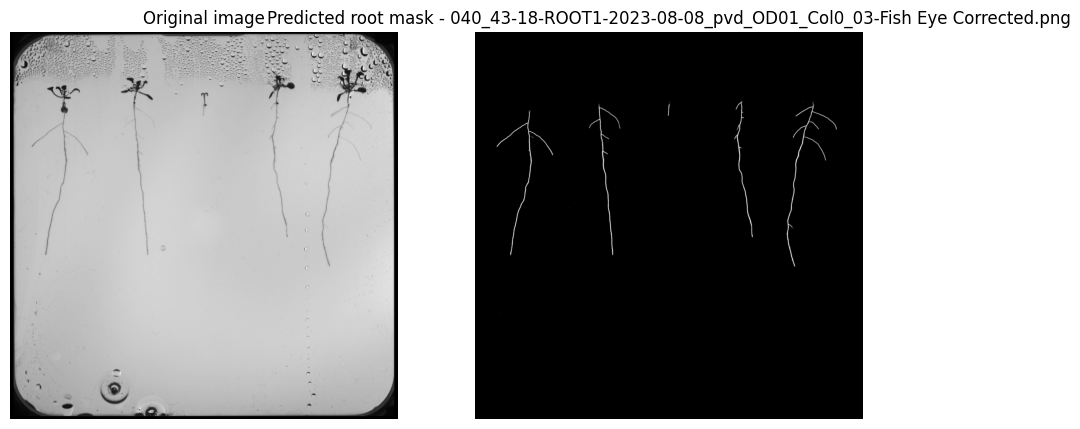
#> input picture Phase-1/Computer Vision Pipeline/1. Plant Organ Segmentation Models/root/example_1.png, 1080 x 429 px, given in place of 18-ROOT1-2023-08-08_pvd_OD001_f6h1_03-Fish Eye Corrected.png, which was not available
$ jupyter execute --allow-errors 'Data Preparation.ipynb'   (text cells are left out)
#> lines starting #> are read from the running program, lines starting #| are printed output that depends on the picture; after the words box and inside, x2 and y2 are one past the last pixel; in counts of white or black regions, pixels touching at a corner belong together; pictures that were not available may be replaced by others from this repository, and a replacement may not be noted
[cell 1]
import os
import cv2
import glob
import shutil

import numpy as np
import pandas as pd
import matplotlib.pyplot as plt
from patchify import patchify, unpatchify

[cell 2]
# Define the paths to the train, test, masks, train_sample, and mask_sample folders
train_folder = 'original_data/train'
test_folder = 'original_data/test'
masks_folder = 'original_data/Masks'

train_sample_folder = 'original_data/train_sample'
train_sample_masks_folder = 'original_data/train_sample_masks'

test_sample_folder = 'original_data/test_sample'
test_sample_masks_folder = 'original_data/test_sample_masks'


# Function to check if all mask files exist for an image
def has_all_masks(image_name):
    root_mask = os.path.join(masks_folder, f"{image_name}_root_mask.tif")
    occluded_root_mask = os.path.join(masks_folder, f"{image_name}_occluded_root_mask.tif")
    seed_mask = os.path.join(masks_folder, f"{image_name}_seed_mask.tif")
    shoot_mask = os.path.join(masks_folder, f"{image_name}_shoot_mask.tif")

    return (
        os.path.exists(root_mask) and
        os.path.exists(occluded_root_mask) and
        os.path.exists(seed_mask) and
        os.path.exists(shoot_mask)
    )

[cell 3]
# Loop through the train folder
for image_name in os.listdir(train_folder):
    image_path = os.path.join(train_folder, image_name)

    # Check if all mask files exist for the current image
    if has_all_masks(os.path.splitext(image_name)[0]):
        # Copy the image to train_sample folder
        shutil.copy(image_path, os.path.join(train_sample_folder, image_name))

        # Copy the masks to mask_sample folder
        for mask_type in ['root', 'occluded_root', 'seed', 'shoot']:
            mask_file = f"{image_name.split('.')[0]}_{mask_type}_mask.tif"
            mask_path = os.path.join(masks_folder, mask_file)
            shutil.copy(mask_path, os.path.join(train_sample_masks_folder, mask_file))

print("Data preparation complete.")

[cell 4]
# Loop through the test folder and perform the same steps
for image_name in os.listdir(test_folder):
    image_path = os.path.join(test_folder, image_name)

    # Check if all mask files exist for the current image
    if has_all_masks(os.path.splitext(image_name)[0]):
        # Copy the image to test_sample folder
        shutil.copy(image_path, os.path.join(test_sample_folder, image_name))

        # Copy the masks to mask_sample folder
        for mask_type in ['root', 'occluded_root', 'seed', 'shoot']:
            mask_file = f"{image_name.split('.')[0]}_{mask_type}_mask.tif"
            mask_path = os.path.join(masks_folder, mask_file)
            shutil.copy(mask_path, os.path.join(test_sample_masks_folder, mask_file))

print("Data preparation complete.")

[cell 5]
image_path = 'original_data/train_sample/014_43-18-ROOT1-2023-08-08_pvd_OD001_f6h1_03-Fish Eye Corrected.png'
mask_path = 'original_data/train_sample_masks/014_43-18-ROOT1-2023-08-08_pvd_OD001_f6h1_03-Fish Eye Corrected_root_mask.tif'

image = cv2.imread(image_path)
#> image is the input picture: shape (429, 1080, 3); min 0, max 255, mean 148.1
mask = cv2.imread(mask_path, 0)
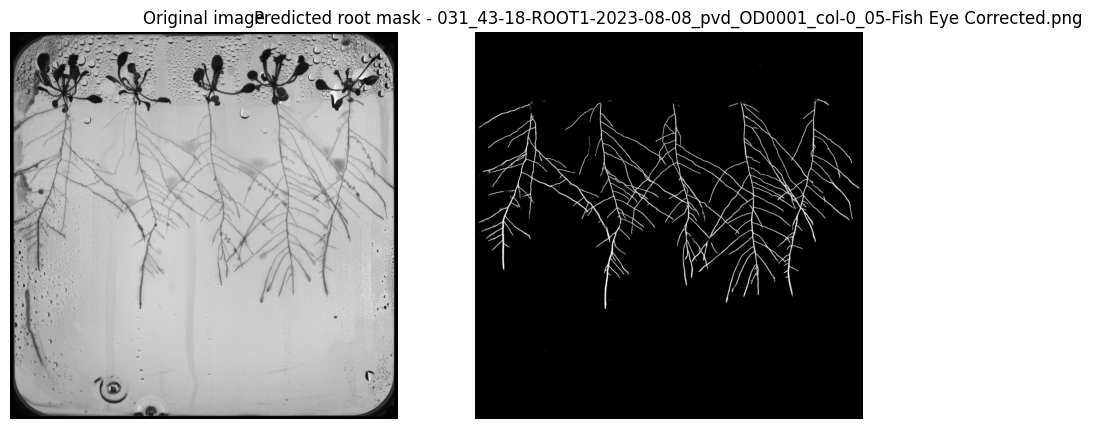
#> input picture Phase-1/Computer Vision Pipeline/1. Plant Organ Segmentation Models/root/example_2.png, 1093 x 429 px, given in place of 023-08-08_pvd_OD001_f6h1_03-Fish Eye Corrected_root_mask.tif, which was not available
#> mask is the input picture: shape (429, 1093); min 0, max 255, mean 147.1


fig, ax = plt.subplots(2, dpi=200)
ax[0].imshow(image)
ax[0].axis('off')
ax[1].imshow(mask, cmap='gray')
ax[1].axis('off')

# And some dataset info
print(f'Image shape: {image.shape}')
#| Image shape: (429, 1080, 3)
print(f'Mask shape: {mask.shape}')
#| Mask shape: (429, 1093)
print(f'Image data type: {image.dtype}')
#| Image data type: uint8
print(f'Mask data type: {mask.dtype}')
#| Mask data type: uint8
print(f'Image pixel values: {np.min(image)}-{np.max(image)}')
#| Image pixel values: 0-255
print(f'Mask pixel values: {np.min(mask)}-{np.max(mask)}')
#| Mask pixel values: 0-255
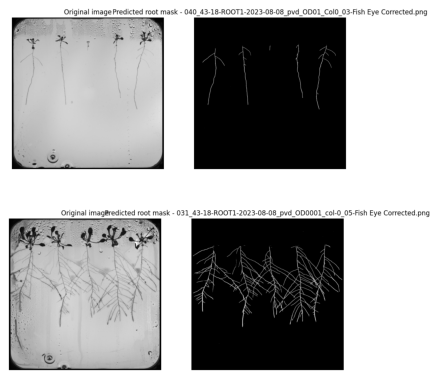
#> figure drawn by matplotlib, 2 panels

[cell 6]
import os
path = 'original_data/train_sample_masks'
count = 0
#> (the rest of this cell did not finish here and is left out)

[cell 7]
path = 'original_data/train_sample_masks'
count = 0
#> (the rest of this cell did not finish here and is left out)

[cell 8]
def process_images_in_folder(images_folder, masks_folder, processed_images_folder, processed_masks_folder, reference_image_path):
    """
    Processes all images in the specified folder by applying the cropping reference obtained from the reference image,
    saving the processed images to a new folder, and doing the same for the corresponding masks.

    Args:
        images_folder (str): The path to the folder containing images.
        masks_folder (str): The path to the folder containing masks.
        processed_images_folder (str): The path to the folder where processed images should be saved.
        processed_masks_folder (str): The path to the folder where processed masks should be saved.
        reference_image_path (str): The path to the reference image for consistent cropping.

    Returns:
        None
    """
#> called with images_folder = 'original_data/train_sample', masks_folder = 'original_data/train_sample_masks', processed_images_folder = 'cropped_data/train_images_cropped/train', processed_masks_folder = 'cropped_data/train_masks_cropped/train'

    # Read the reference image in color mode
    reference_im = cv2.imread(reference_image_path, cv2.IMREAD_COLOR)

    # Convert the reference image to grayscale for thresholding
    reference_im_gray = cv2.cvtColor(reference_im, cv2.COLOR_BGR2GRAY)

    # Apply Otsu's method to the grayscale reference image to make it binary
    _, reference_im_binary = cv2.threshold(reference_im_gray, 0, 255, cv2.THRESH_BINARY + cv2.THRESH_OTSU)
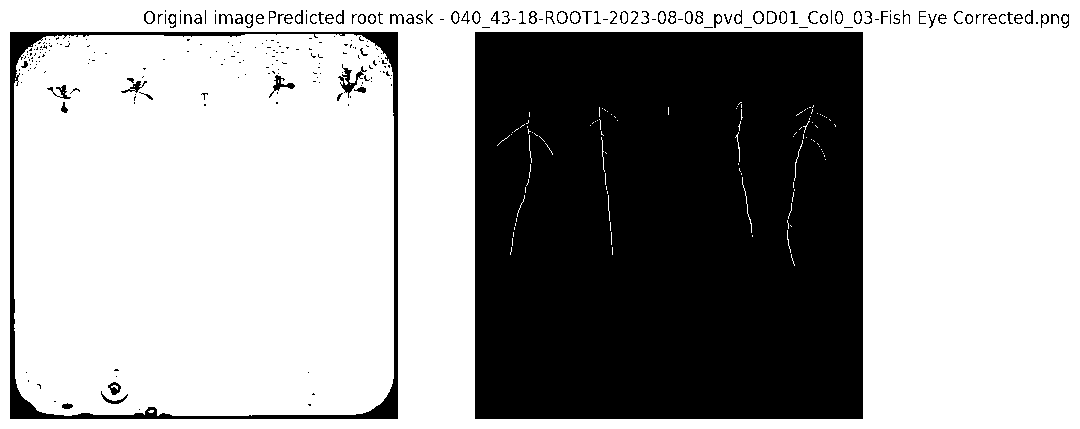
#> reference_im_binary: shape (429, 1080); 65.1% white; 277 black regions (190 under 20 px)

    # Find the contours in the binary reference image
    contours, hierarchy = cv2.findContours(reference_im_binary, cv2.RETR_TREE, cv2.CHAIN_APPROX_SIMPLE)
#> contours = 485 contours, 346 with area under 20; largest, box (x1, y1, x2, y2) and area: (0, 0, 1080, 429) 461812, (474, 31, 864, 420) 150930, (9, 31, 399, 420) 150930, (14, 34, 394, 416) 141722, (337, 67, 365, 99) 303

    # Find the largest contour, which should be the petri dish in the reference image
    largest_contour = max(contours, key=cv2.contourArea)
#> largest_contour = [[0, 0], [0, 428], [1079, 428], [1079, 0]]

    # Find the bounding rectangle of the largest contour in the reference image
    x, y, w, h = cv2.boundingRect(largest_contour)
#> x = 0; y = 0; w = 1080; h = 429

    print(f'x is: {x}')
#| x is: 0
    print(f'y is: {y}')
#| y is: 0
    print(f'w is: {w}')
#| w is: 1080
    print(f'h is: {h}')
#| h is: 429

    # Iterate over the images and masks in the specified folders
    for image_filename in os.listdir(images_folder):
        # Construct the paths for the current image and mask
        image_path = os.path.join(images_folder, image_filename)

        mask_label = ['_root_mask.tif', '_shoot_mask.tif','_occluded_root_mask.tif', '_seed_mask.tif']

        for i in mask_label:

            mask_path = os.path.join(masks_folder, image_filename.replace('.png', i))

            # Read the image and mask in color mode
            im = cv2.imread(image_path, cv2.IMREAD_COLOR)
            mask = cv2.imread(mask_path, cv2.IMREAD_GRAYSCALE)

            # Crop the original color image to the bounding square based on the reference image
            img = im[y:y + h, x:x + w]

            # Crop the mask to the same region
            mask_cropped = mask[y:y + h, x:x + w]
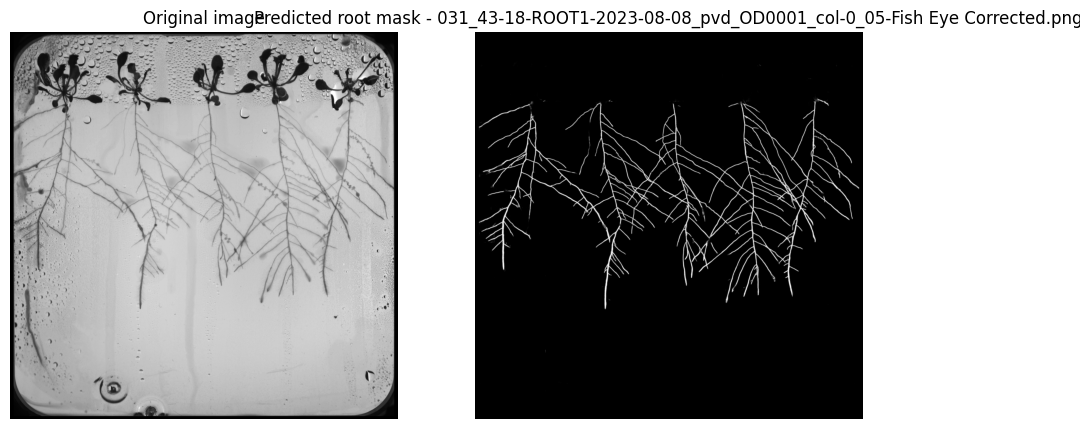
#> mask_cropped: shape (429, 1080); min 0, max 255, mean 145.8

            # Save the processed image to the specified folder
            processed_image_path = os.path.join(processed_images_folder, image_filename)
            cv2.imwrite(processed_image_path, img)

            # Save the processed mask to the specified folder
            processed_mask_path = os.path.join(processed_masks_folder, image_filename.replace('.png', i))
            cv2.imwrite(processed_mask_path, mask_cropped)

    print(f"Processing complete for images in {images_folder} and masks in {masks_folder}.")

#> (a cell that did not finish here is left out)

#> (a cell that did not finish here is left out)


[cell 11]
image_path_train_c = 'cropped_data/train_images_cropped/train/014_43-18-ROOT1-2023-08-08_pvd_OD001_f6h1_03-Fish Eye Corrected.png'
mask_path_train_c = 'cropped_data/train_masks_cropped//train/014_43-18-ROOT1-2023-08-08_pvd_OD001_f6h1_03-Fish Eye Corrected_root_mask.tif'

image = cv2.imread(image_path_train_c)
mask = cv2.imread(mask_path_train_c, 0)


fig, ax = plt.subplots(2, dpi=200)
#> (the rest of this cell did not finish here and is left out)

[cell 12]
def create_and_save_background_masks(dataset_type):
    """
    Creates and saves background masks for a given dataset type.

    Parameters:
    - dataset_type (str): The type of the dataset to process (e.g., 'train', 'test').

    Returns:
    None. The function saves the background masks as .tif files in the same folder as the original images.
    """
#> called with dataset_type = 'train'
    images_folder = f'cropped_data/{dataset_type}_images_cropped/{dataset_type}'
    masks_folder = f'cropped_data/{dataset_type}_masks_cropped/{dataset_type}'

    for image_filename in os.listdir(images_folder):
        # Construct the path for the current image
        image_path = os.path.join(images_folder, image_filename)

        # Sum up the values of the four mask labels for the current image
        mask_label = ['_root_mask.tif', '_shoot_mask.tif', '_occluded_root_mask.tif', '_seed_mask.tif']
        sum_masks = None

        for i in mask_label:
            mask_path = os.path.join(masks_folder, image_filename.replace('.png', i))

            if os.path.exists(mask_path):
                mask = cv2.imread(mask_path, cv2.IMREAD_GRAYSCALE)
                if sum_masks is None:
                    sum_masks = np.zeros_like(mask, dtype=np.uint8)
                sum_masks += mask

        # Invert the sum to create the background mask
        background_mask = cv2.bitwise_not(sum_masks)
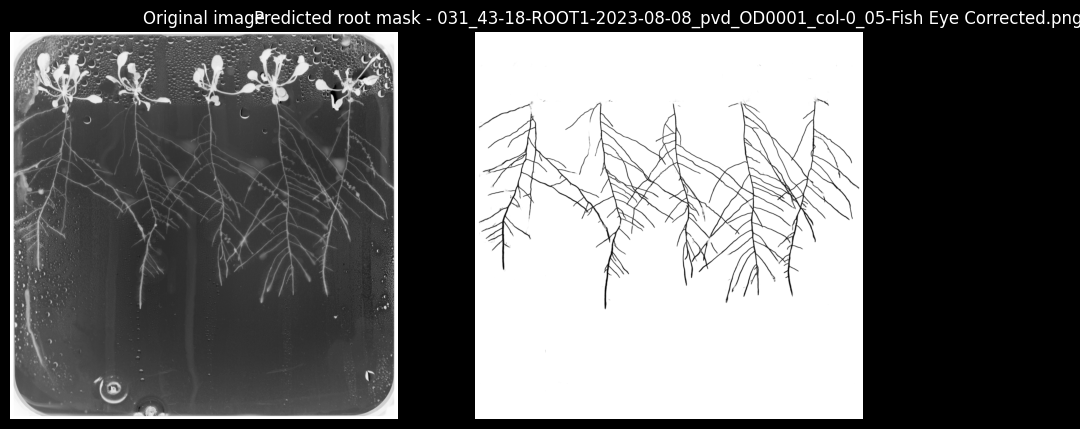
#> background_mask: shape (429, 1080); min 0, max 255, mean 109.2

        # Threshold to set values smaller than 255 to 0
        background_mask[background_mask < 255] = 0
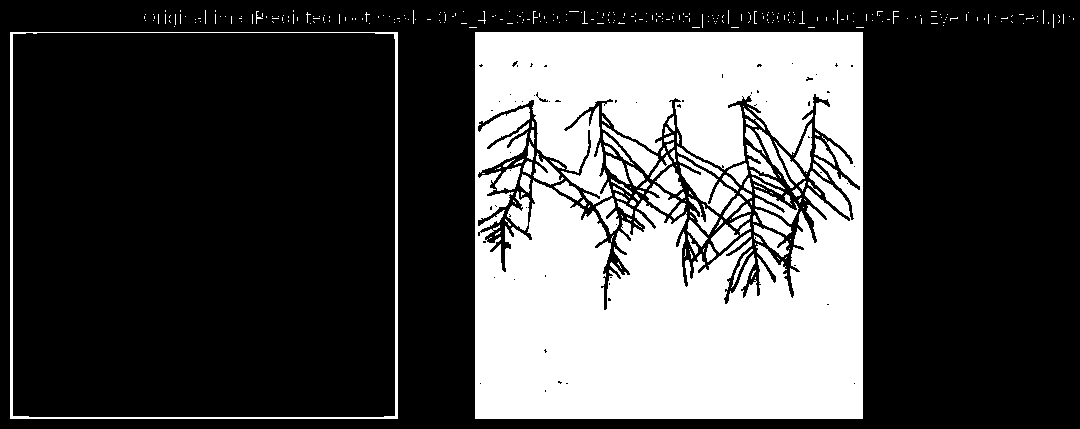
#> background_mask: shape (429, 1080); 29.7% white; 377 white regions (297 under 20 px), largest, box (x1, y1, x2, y2) and area: (475, 32, 863, 419) 119415, (10, 32, 398, 419) 3537, (678, 156, 736, 214) 1238

        # Normalize pixel values to the range [0, 1]
        background_mask = background_mask / 255.0

        # Save the background mask with the new filename
        background_mask_filename = image_filename.replace('.png', '_background_mask.tif')
        background_mask_path = os.path.join(masks_folder, background_mask_filename)
        cv2.imwrite(background_mask_path, (background_mask).astype(np.uint8))

    print(f"Processing complete for {dataset_type} set.")

[cell 13]
# Call the function with the appropriate arguments
create_and_save_background_masks('train')

#> (a cell that did not finish here is left out)
